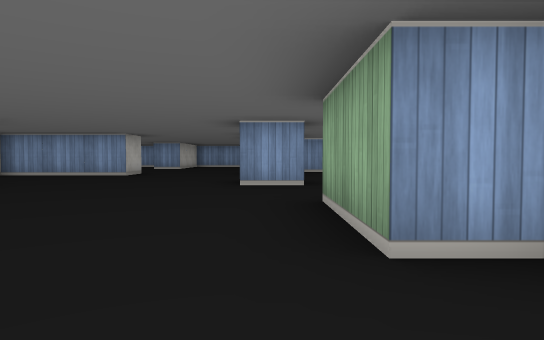
[1] (above)

24 first-person views from a walk through a cub3D level. The camera is about half as high as the walls, tilts 2° down and sees 75° across. The floor is counted in squares. Each view is taken from the middle of a square. On the plan, view 1 faces up. The plan holds only what a view shows up to about 9 squares ahead; the rest is blank. The place goes on beyond the plan.

[2]
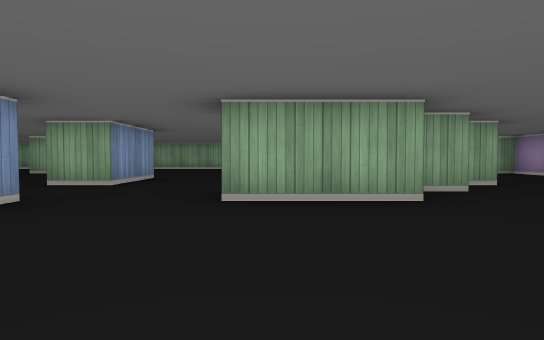

[3]
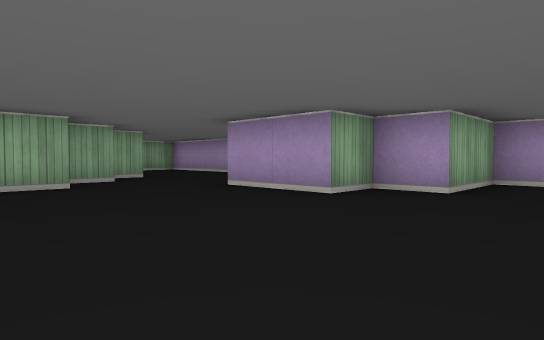

[4]
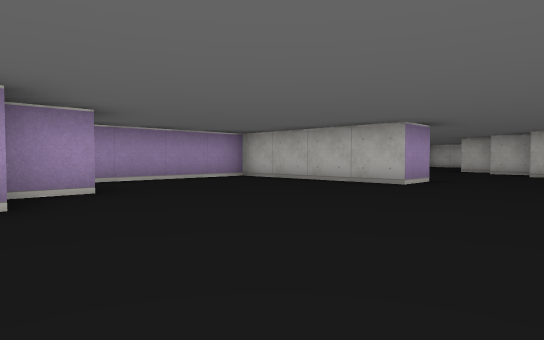

[5]
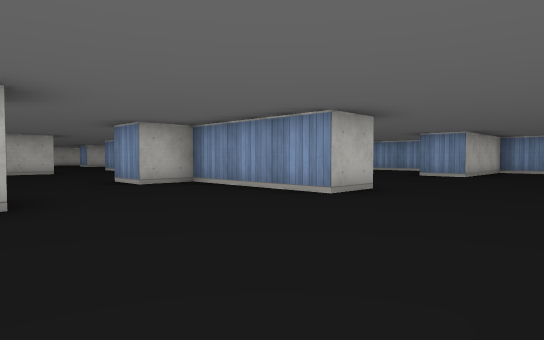

[6]
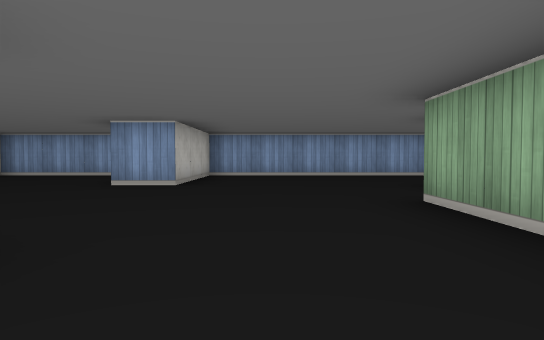

[7]
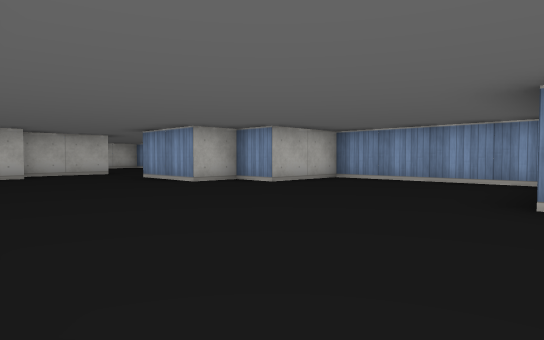

[8]
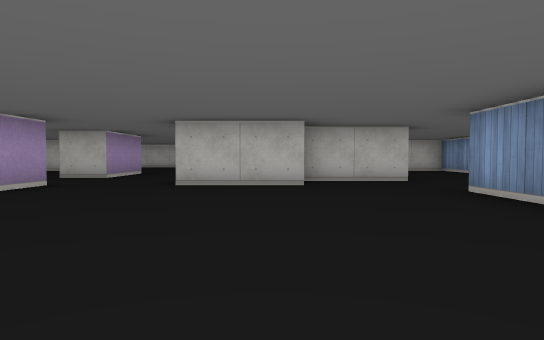

[9]
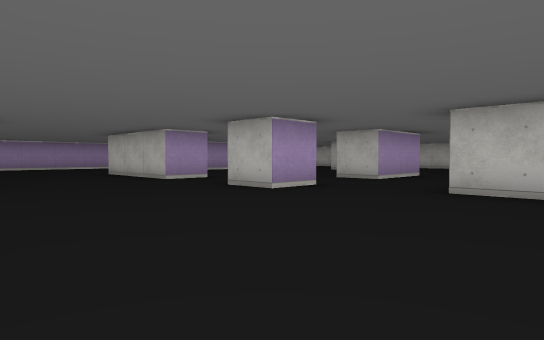

[10]
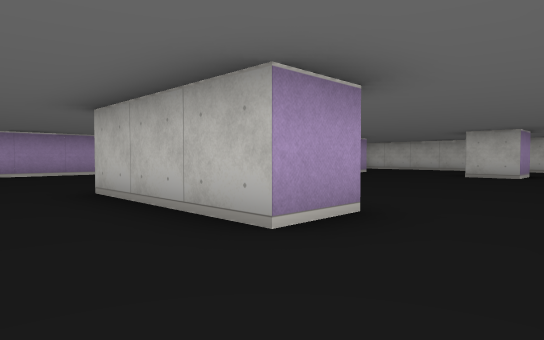

[11]
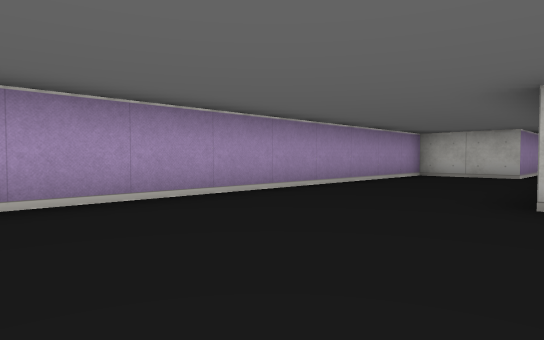

[12]
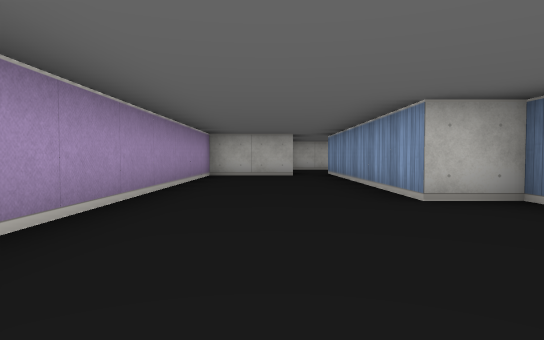

[13]
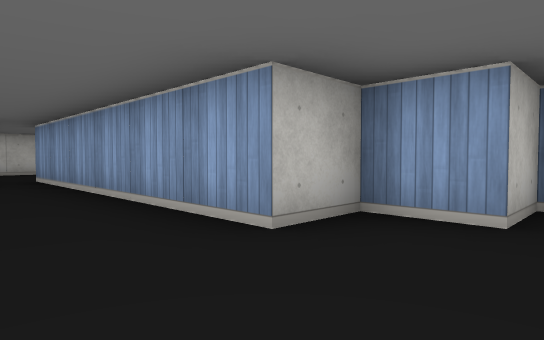

[14]
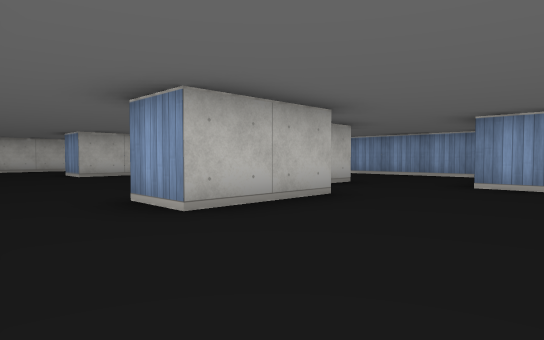

[15]
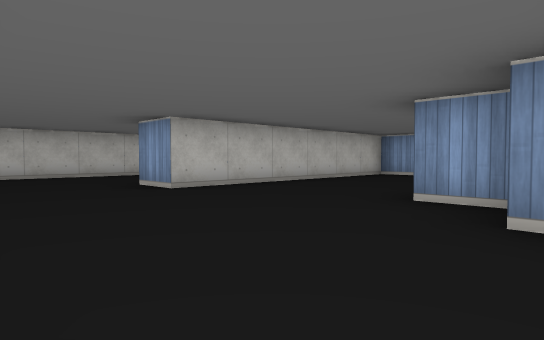

[16]
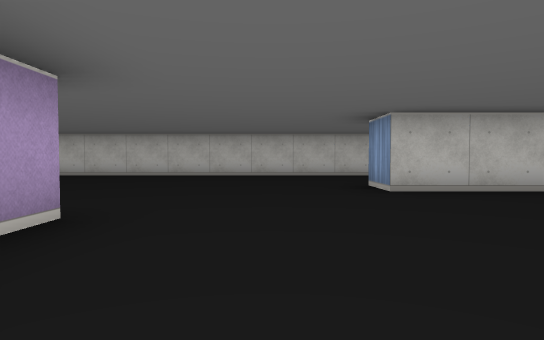

[17]
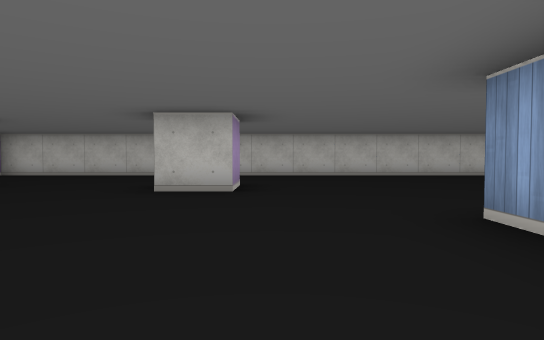

[18]
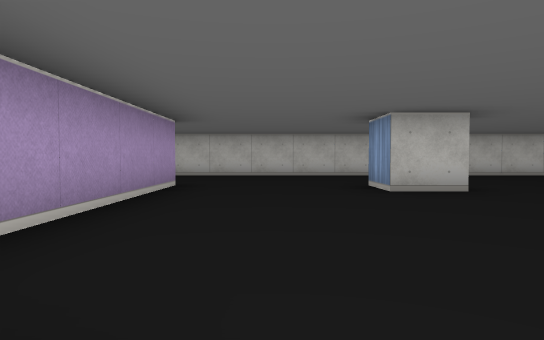

[19]
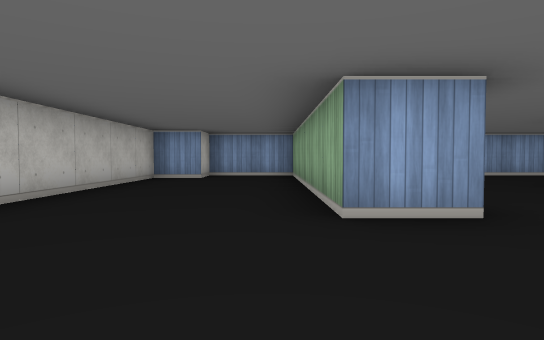

[20]
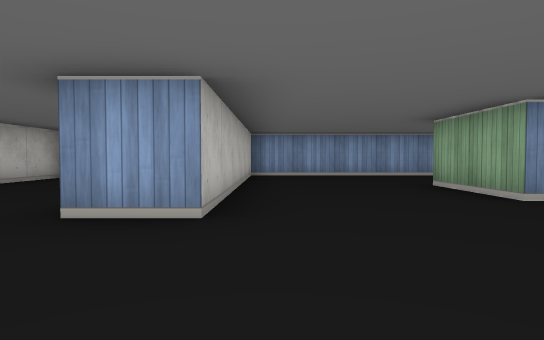

[21]
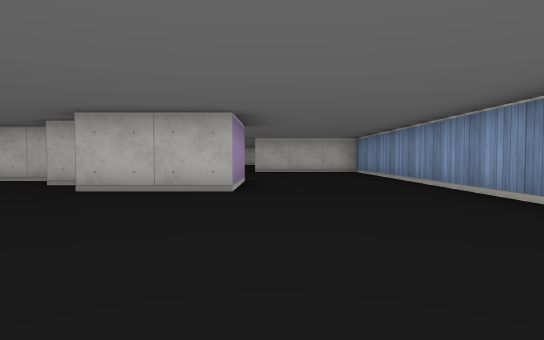

[22]
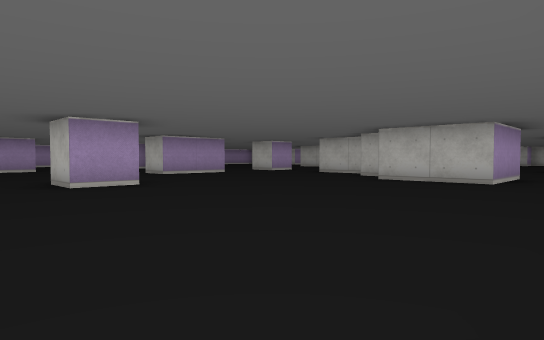

[23]
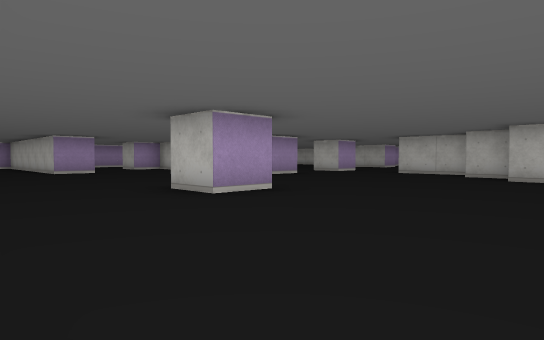

[24]
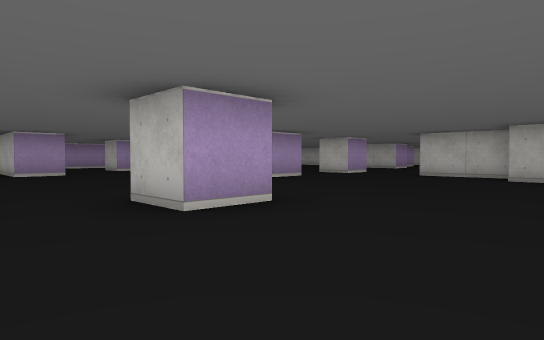

### Floor plan
Points are (right, up) in squares from view 1. A wall is a line through its corners. A room is listed if a view was taken in it or the views show most of it. See-through windows are left out.
Room 1 (view 1)
walls: (2.5, -0.6) (2.5, 0.1); (1.5, 0.4) (1.5, 1.2); (1.2, 1.5) (0.5, 1.5) (0.5, 2.5); (5.4, -3.5) (6.1, -3.5)
ways out: opening at (0, 1) to room 2
Room 2 (views 2, 3, 4, 5, 6, 7, 8, 9, 10, 11, 12, 13, 14, 15, 16, 17, 18, 19, 20, 21, 22, 23, 24)
walls: (-3.5, 9.6) (-3.5, 8.5) (-6.5, 8.5) (-6.5, 7.5) (-7.5, 7.5); (-0.5, 9.9) (-0.5, 11.5); (-12.6, 7.5) (-11.5, 7.5) (-11.5, 6.5); (0.6, 5.5) (-0.5, 5.5); (-12.5, 4.5) (-11.5, 4.5) (-11.5, 1.5); (-8.5, 0.5) (-7.5, 0.5) (-7.5, -3.5) (-3.5, -3.5) (-3.5, -1.5) (-2.5, -1.5) (-2.5, -0.5) (-0.5, -0.5); (0.5, 10.4) (0.5, 8.5); (0.5, 2.5) (0.5, 3.5); (-12.5, 11.6) (-12.5, 9.5) (-13.5, 9.5); (-12.5, 1.6) (-12.5, 0.5) (-13.5, 0.5) (-13.5, -0.5) (-19.5, -0.5); (1.5, 11.4) (1.5, 10.5); (0.5, 13.5) (2.5, 13.5) (2.5, 11.5); (-4.9, 16.5) (-8.5, 16.5) (-8.5, 14.5) (-9.5, 14.5) (-9.5, 13.5) (-11.5, 13.5); (-14.6, 11.5) (-15.5, 11.5) (-15.5, 13.5); (-15.9, 6.5) (-16.5, 6.5); (-13.5, 13.6) (-13.5, 11.5); (-16.5, 7.5) (-14.5, 7.5) (-14.5, 6.5); (4.5, 5.5) (2.5, 5.5) (2.5, 6.5) (3.5, 6.5); (-12.2, 16.5) (-18.5, 16.5); (6.4, 9.5) (7.5, 9.5) (7.5, 8.5); (6.4, 2.5) (7.5, 2.5) (7.5, 0.8); (3.8, 16.5) (-3.5, 16.5) (-3.5, 13.5) (-4.5, 13.5); (-19.5, 4.5) (-18.5, 4.5) (-18.5, 3.5) (-19.5, 3.5); (-19.5, 0.5) (-15.9, 0.5); (-18.5, 16.2) (-18.5, 10.5) (-19.5, 10.5) (-19.5, 16.5) (-21.5, 16.5) (-21.5, 15.5) (-22.5, 15.5) (-22.5, -1.5); (-20.5, -1.5) (-18.5, -1.5) (-18.5, -3.5) (-10.4, -3.5)
ways out: opening at (0, 1) to room 1

Where each view was taken, in squares from view 1:
view 1: 0 up, 0 right, facing up
view 2: 3 up, 3 left, facing right
view 3: 3 up, 5 left, facing down-right
view 4: 3 up, 2 left, facing down-left
view 5: 5 up, 1 left, facing up-left
view 6: 8 up, 2 left, facing up
view 7: 10 up, 4 left, facing up-left
view 8: 11 up, 7 left, facing left
view 9: 11 up, 8 left, facing down-left
view 10: 6 up, 10 left, facing down-left
view 11: 0 up, 10 left, facing down-left
view 12: 2 down, 10 left, facing left
view 13: 2 down, 12 left, facing up-left
view 14: 8 up, 10 left, facing up-left
view 15: 8 up, 14 left, facing up-left
view 16: 9 up, 14 left, facing left
view 17: 5 up, 14 left, facing left
view 18: 2 up, 14 left, facing left
view 19: 8 up, 20 left, facing up
view 20: 8 up, 18 left, facing up
view 21: 14 up, 7 right, facing left
view 22: 15 up, 9 right, facing down-left
view 23: 13 up, 10 right, facing down-left
view 24: 12 up, 9 right, facing down-left
